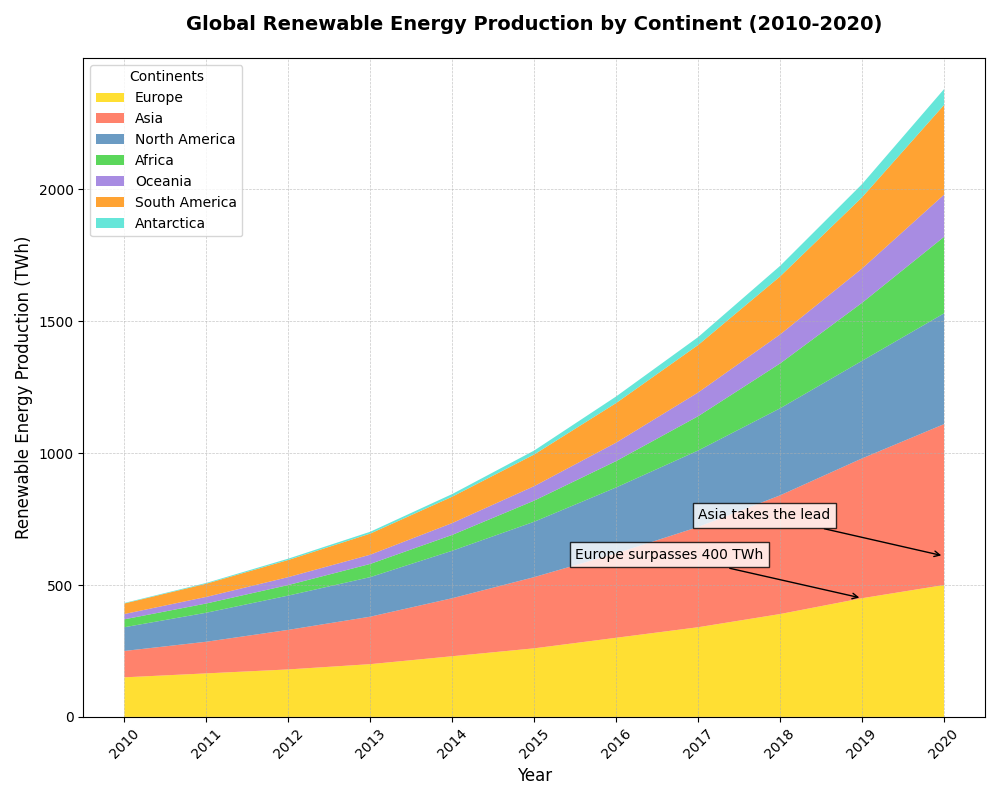

The script that drew this image:
import matplotlib.pyplot as plt
import numpy as np

years = np.arange(2010, 2021)
europe_renewables = np.array([150, 165, 180, 200, 230, 260, 300, 340, 390, 450, 500])
asia_renewables = np.array([100, 120, 150, 180, 220, 270, 320, 380, 450, 530, 610])
north_america_renewables = np.array([90, 110, 130, 150, 180, 210, 250, 290, 330, 370, 420])
africa_renewables = np.array([30, 35, 40, 50, 60, 80, 100, 130, 170, 220, 290])
oceania_renewables = np.array([20, 25, 30, 35, 45, 55, 70, 90, 110, 130, 160])
south_america_renewables = np.array([40, 50, 65, 80, 100, 120, 150, 180, 220, 270, 340])
antarctica_renewables = np.array([2, 3, 5, 7, 10, 15, 25, 30, 40, 50, 60])

fig, ax = plt.subplots(figsize=(10, 8))

ax.stackplot(years, europe_renewables, asia_renewables, north_america_renewables,
             africa_renewables, oceania_renewables, south_america_renewables, antarctica_renewables,
             labels=['Europe', 'Asia', 'North America', 'Africa', 'Oceania', 'South America', 'Antarctica'],
             colors=['#FFD700', '#FF6347', '#4682B4', '#32CD32', '#9370DB', '#FF8C00', '#40E0D0'], alpha=0.8)

ax.set_title('Global Renewable Energy Production by Continent (2010-2020)', fontsize=14, fontweight='bold', pad=20)
ax.set_xlabel('Year', fontsize=12)
ax.set_ylabel('Renewable Energy Production (TWh)', fontsize=12)
ax.legend(loc='upper left', title='Continents')
ax.grid(True, linestyle='--', linewidth=0.5, alpha=0.7)

ax.annotate('Europe surpasses 400 TWh', xy=(2019, 450), xytext=(2015.5, 600),
            arrowprops=dict(arrowstyle='->', color='black'), color='black', fontsize=10, bbox=dict(facecolor='white', alpha=0.8))

ax.annotate('Asia takes the lead', xy=(2020, 610), xytext=(2017, 750),
            arrowprops=dict(arrowstyle='->', color='black'), color='black', fontsize=10, bbox=dict(facecolor='white', alpha=0.8))

plt.xticks(years, rotation=45)
plt.tight_layout()
plt.show()
